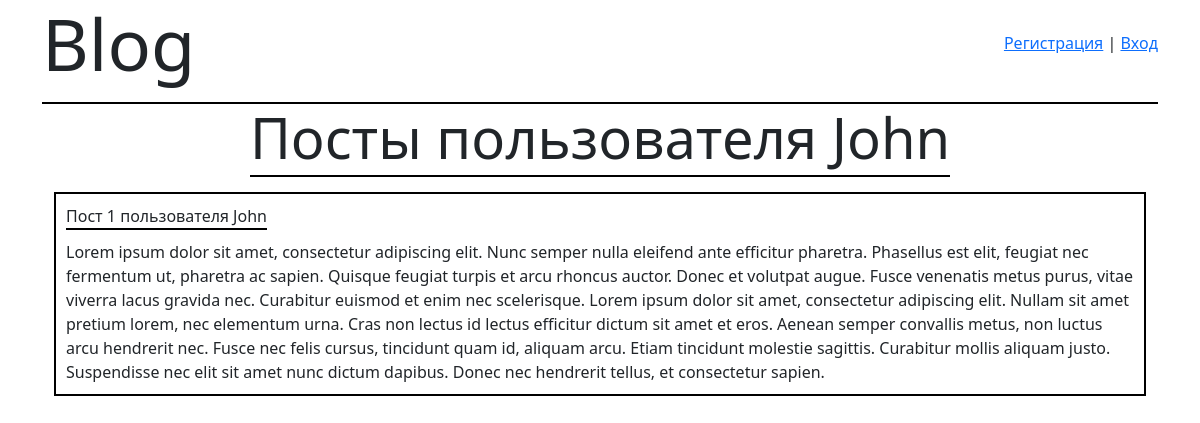
The app's page /users/3/posts/ with its own data.
### app/models.py (models this page shows, shortened)
class User(models.Model):
	name = models.CharField(max_length=100, unique=True)
	email = models.EmailField()
	password = models.CharField(max_length=100)

class Post(models.Model):
	user = models.ForeignKey(User, on_delete=models.CASCADE)
	title = models.CharField(max_length=100)
	body = models.TextField()

### app/views.py (the view)
# urls.py: path('users/<int:user_id>/posts/', views.user_posts, name='user_posts'),
def user_posts(request, user_id):
	user = User.objects.get(pk=user_id)
	user_posts = Post.objects.filter(user=user_id)
	context = {
		'post_user': user,
		'user_posts': user_posts,
	}
	return render(request, 'user_posts.html', context)

### app/context_processors.py (called while the page is built)
def get_auth_user(request):
    id = request.session.get('user_id')
    if id:
        user = User.objects.filter(pk=id)
        return user.first() if user.exists() else None
    else:
        return None

def get_url_name(request):
    url_name = request.resolver_match.url_name
    return url_name if url_name else None

def user_context(request):
    context = {
        'auth_user': get_auth_user(request),
        'url_name': get_url_name(request)
    }
    return context

### app/templates/user_posts.html
{% extends 'base.html' %}
{% load static %}
{% block styles %}
<link rel="stylesheet" href="{% static 'css/user_posts.css' %}">
{% endblock %}
{% block content %}
<div class="container">
	<div class="user">
		<span class="display-4 ">Посты пользователя {{ post_user.name }}</span>
	</div>
	<ul class="posts">
		{% for post in user_posts %}
		<li class="post">
			<div class="title">
				<span>{{ post.title }}</span>
			</div>
			<div class="body">{{ post.body }}</div>
		</li>
		{% endfor %}
	</ul>
</div>
{% endblock %}

### app/templates/base.html (shortened to what this page needs)
<!DOCTYPE html>
{% load static %}
<html lang="en">
<head>
	<link href="https://cdn.jsdelivr.net/npm/bootstrap@5.3.1/dist/css/bootstrap.min.css" rel="stylesheet">
	<link rel="stylesheet" href="{% static 'css/styles.css' %}">
	{% block styles %}{% endblock %}
</head>
<body>
	<div class="container">
		<header>
			<ul>
				<li class="display-2">Blog</li>
				{% if auth_user %}
				<li>
					<form action="{% url 'logout' %}" method="POST">
						{% csrf_token %}
						<input type="hidden" name="url_name" value="{{ url_name }}">
						<input type="submit" value='Выйти'>
					</form>
				</li>
				<li>
					<a class="display-6" href="{% url 'user_posts' user_id=auth_user.pk %}">{{ auth_user }}</a>
				</li>
				{% else %}
				<li>
					<a href="{% url 'register' %}">Регистрация</a>
					|
					<a href="{% url 'login' %}">Вход</a>
				</li>
				{% endif %}
			</ul>
		</header>
		{% block content %}{% endblock %}
	</div>
</body>
</html>

### app/static/css/styles.css (style rules this page uses)
li { list-style-type: none; }
ul { margin-left: 0; padding-left: 0; }
header { border-bottom: 2px black solid; }
header>ul { display: flex; justify-content: space-between; align-items: center; }

### app/static/css/user_posts.css (style rules this page uses)
.user { text-align: center; }
.user>span { border-bottom: 2px black solid; }
.posts { margin-top: 20px; }
.post { margin-top: 20px; padding: 10px; border: 2px black solid; }
.post>.title { display: flex; justify-content: space-between; }
.post>.title>span { border-bottom: 2px black solid; }
.post>.body { margin-top: 10px; }

### records on screen
User: name "John"
Post: title "Пост 1 пользователя John", body "Lorem ipsum dolor sit amet, consectetur adipiscing elit. Nunc semper nulla eleifend ante efficitur pharetra. Phasellus est elit, feugiat nec fermentum ut, pharetra ac sapien. Quisque feugiat turpis et arcu rhoncus auctor. Donec et volutpat augue. Fusce venenatis metus purus, vitae viverra lacus gravida nec. Curabitur euismod et enim nec scelerisque. Lorem ipsum dolor sit amet, consectetur adipiscing elit. Nullam sit amet pretium lorem, nec elementum urna. Cras non lectus id lectus efficitur dictum sit amet et eros. Aenean semper convallis metus, non luctus arcu hendrerit nec. Fusce nec felis cursus, tincidunt quam id, aliquam arcu. Etiam tincidunt molestie sagittis. Curabitur mollis aliquam…"
